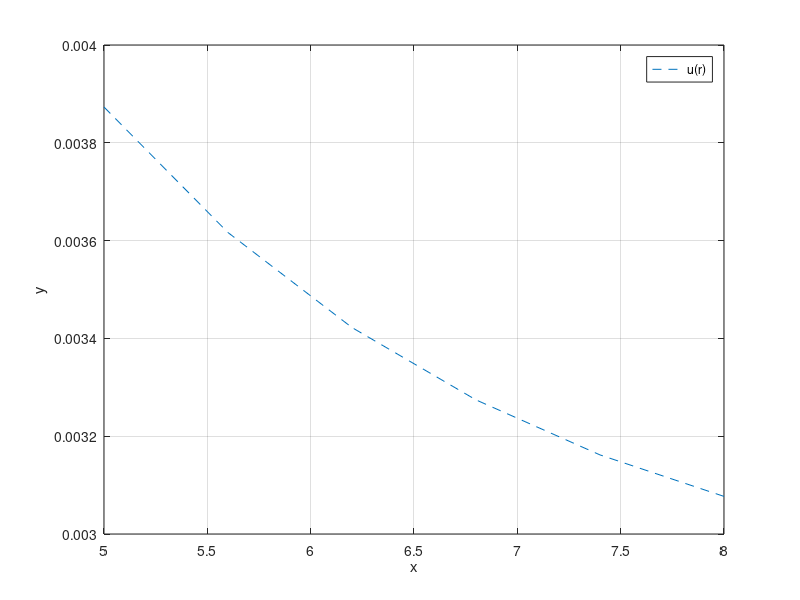

This figure's MATLAB source:
clc, clear all
format long

dr=0.6;
r=[5:dr:8];

n=(r(end)-r(1))/dr+1;

% Matrix A and B
A(1,1)=1;
B(1,1)=0.0038731;
A(n,n)=1;
B(n,1)=0.0030769;

for i=2:n-1
    A(i,i-1)=1/dr/dr;
    A(i,i)=-(2/dr/dr+1/r(i)/dr+1/r(i)/r(i));
    A(i,i+1)=1/dr/dr+1/r(i)/dr;
end

% Gauss Elimination

for i=2:n
    for j=1:i-1
        B(i,1)=B(i,1)-B(j,1)*(A(i,j)/A(j,j));
        A(i,1:n)=A(i,1:n)-A(j,1:n)*(A(i,j)/A(j,j));
    end
end

X(n,1)=B(n,1)/A(n,n);

for k=1:n-1
    h=n-k;
    X(h,1)=(B(h,1)-A(h,h+1:n)*X(h+1:n,1))/A(h,h);
end

for i=1:n
    disp(['u',num2str(i),'=',num2str(X(i,1))])
end

% 함수 u 그래프

plot(r,X,'--')
xlabel('x')
ylabel('y')
grid on
legend('u(r)')
